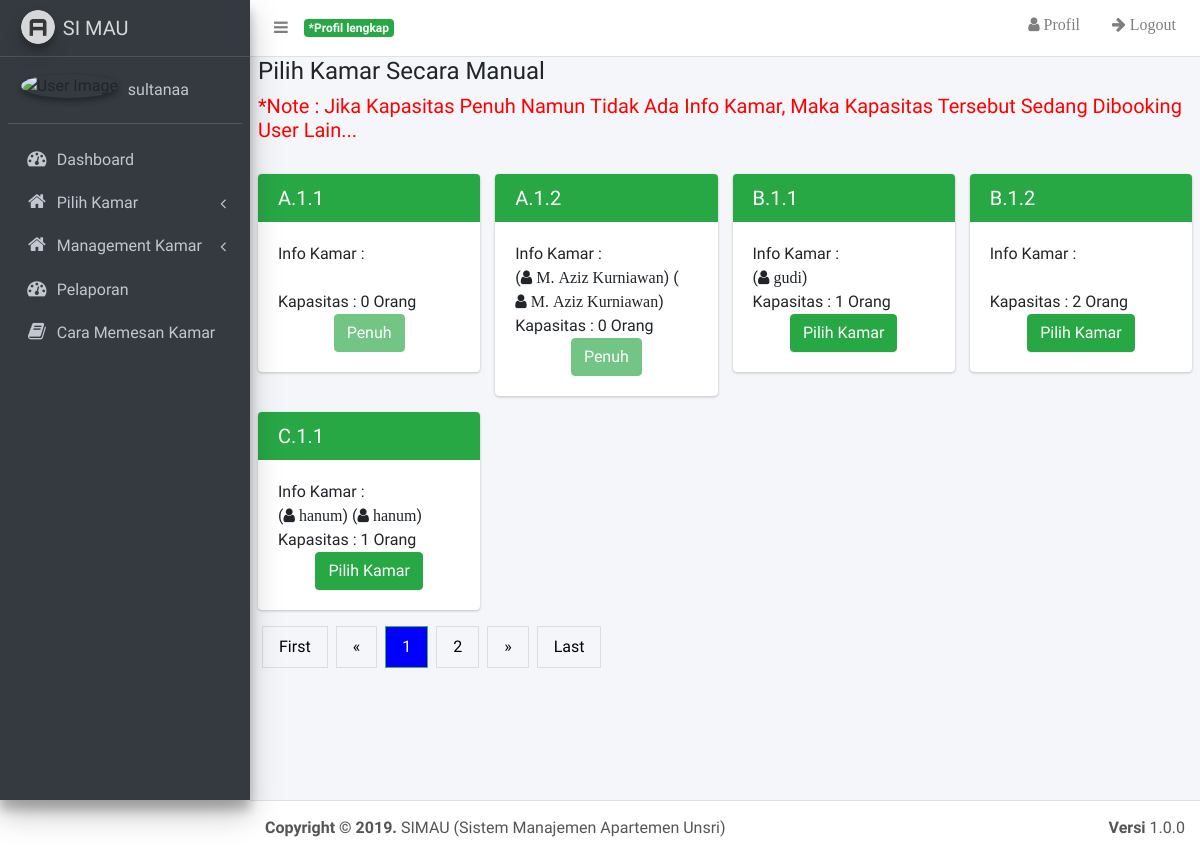
Screenshot of /mahasiswa/index.php?modul=kamar_manual (signed in) with the database file from the repository.
### tables this page shows
CREATE TABLE `kamar` (
  `id_kamar` int(11) NOT NULL,
  `blok` varchar(50) NOT NULL,
  `lantai` int(11) NOT NULL,
  `nomor` int(11) NOT NULL,
  `kapasitas` int(11) NOT NULL,
  `jenis_kelamin` varchar(100) NOT NULL
);

CREATE TABLE `kamar_sewa` (
  `id_sewa` int(11) NOT NULL,
  `id_kamar` int(11) NOT NULL,
  `id_user` int(11) NOT NULL,
  `tanggal_sewa` date NOT NULL
);

CREATE TABLE `user` (
  `id_user` int(11) NOT NULL,
  `nim` text NOT NULL,
  `nama` text NOT NULL,
  `jenis_kelamin` varchar(20) NOT NULL,
  `email` text NOT NULL,
  `fakultas` text NOT NULL,
  `jurusan` text NOT NULL,
  `password` text NOT NULL,
  `agama` text NOT NULL,
  `alamat` text NOT NULL,
  `gol_dar` text NOT NULL,
  `no_hp` varchar(13) NOT NULL,
  `ortu_wali` text NOT NULL,
  `no_hp_ortu` varchar(13) NOT NULL,
  `foto_profil` text NOT NULL,
  `role` text NOT NULL,
  `status` text NOT NULL,
  `tanggal_lahir` date NOT NULL
);

### mahasiswa/modul/kamar_manual.php (the view, shortened to what this page needs)
<h4>Pilih Kamar Secara Manual</h4>
<h5 style="color: red">*Note : Jika Kapasitas Penuh Namun Tidak Ada Info Kamar, Maka Kapasitas Tersebut Sedang Dibooking User Lain...</h5>
<br/>
<div class="row">
<?php
$gender=$_SESSION['jenis_kelamin'];
$page = (isset($_GET['page']))? $_GET['page'] : 1;
                    $limit = 8;
                    $limit_start = ($page - 1) * $limit;
$sql="SELECT * FROM kamar where jenis_kelamin='$gender' order by blok ASC LIMIT ".$limit_start.",".$limit;
$query=mysqli_query($connect,$sql);
while($data = mysqli_fetch_array($query)){
?>
<div class="col-lg-3">
            <div
            <?php if($data['jenis_kelamin']=="Laki-laki"){ ?>
            class="card card-success"
            <?php }else{ ?>
              class="card card-danger"
          <?php } ?>
            >
              <div class="card-header">
                <h3 class="card-title"><?php echo $data['blok']?>.<?php echo $data['lantai']?>.<?php echo $data['nomor']?></h3>
              </div>
              <div class="card-body">
Info Kamar : <br/>
                <?php
                $id=$data['id_kamar'];
                $sql1="SELECT * FROM kamar_sewa join kamar on kamar_sewa.id_kamar=kamar.id_kamar join user on kamar_sewa.id_user=user.id_user where kamar.id_kamar='$id'";
                $query1=mysqli_query($connect,$sql1);
while($data1 = mysqli_fetch_array($query1)){
?>
                 (<i class="fa fa-user"> <?php echo $data1['nama'] ?></i>)
<?php } ?>
                <br>Kapasitas : <?php echo $data['kapasitas']?> Orang
                <form method="post">
                  <center>
                  <?php
                  if($data['kapasitas'] == 0){
                  ?>
                  <input type="submit" disabled="disabled" value="Penuh"
                  <?php if($data['jenis_kelamin']=="Laki-laki"){ ?>
                  class="btn btn-success"
                  <?php } else {?>
                  class="btn btn-danger"
                  <?php } ?>
                  name="tempa">
                  <?php } else {?>
                   <input type="submit" value="Pilih Kamar"
                   <?php if($data['jenis_kelamin']=="Laki-laki"){ ?>
                  class="btn btn-success"
                  <?php } else {?>
                  class="btn btn-danger"
                  <?php } ?>
                  name="tempa">
                  <?php } ?>
                </form>
              </div>
            </div>
          </div>
<?php } ?>
</div>
<center>
        <div class="pagination">
                <?php
                if($page == 1){
                ?>
                    <a href="#">First</a>
                    <a href="#">&laquo;</a>
                <?php
                }else{
                    $link_prev = ($page > 1)? $page - 1 : 1;
                ?>
                    <a href="?modul=kamar_manual&page=1">First</a>
                    <a href="?modul=kamar_manual&page=<?php echo $link_prev; ?>">&laquo;</a>
                <?php
                }
                ?>
                <?php
                $sql2 = mysqli_query($connect, "SELECT COUNT(*) AS jumlah FROM kamar");
                $get_jumlah = mysqli_fetch_array($sql2);
                $jumlah_page = ceil($get_jumlah['jumlah'] / $limit);
                $jumlah_number = 2;
                $start_number = ($page > $jumlah_number)? $page - $jumlah_number : 1;
                $end_number = ($page < ($jumlah_page - $jumlah_number))? $page + $jumlah_number : $jumlah_page;
                for($i = $start_number; $i <= $end_number; $i++){
                    $link_active = ($page == $i)? 'class="active"' : '';
                ?>
                    <a <?php echo $link_active; ?> href="?modul=kamar_manual&page=<?php echo $i; ?>"><?php echo $i; ?></a>
                <?php
                }
                ?>
                <?php
                if($page == $jumlah_page){
                ?>
                    <a href="#">&raquo;</a>
                    <a href="#">Last</a>
                <?php
                }else{
                    $link_next = ($page < $jumlah_page)? $page + 1 : $jumlah_page;
                ?>
                    <a href="?modul=kamar_manual&page=<?php echo $link_next; ?>">&raquo;</a>
                    <a href="?modul=kamar_manual&page=<?php echo $jumlah_page; ?>">Last</a>
                <?php
                }
                ?>
          </div>
        </center>

### mahasiswa/index.php (style rules this page uses)
.pagination { display: inline-block; }
.pagination a { color: black; float: left; padding: 8px 16px; text-decoration: none; transition: background-color .3s; border: 1px solid #ddd; margin: 0 4px; }
.pagination a.active { background-color: blue; color: white; border: 1px solid #4CAF50; }

### rows the page displays
kamar: blok "A", lantai "1", nomor "1", kapasitas "0", tempa "Penuh"
kamar: blok "A", lantai "1", nomor "2", kapasitas "0", tempa "Penuh"
kamar_sewa: id_user.nama "M. Aziz Kurniawan"
kamar_sewa: id_user.nama "M. Aziz Kurniawan"
kamar: blok "B", lantai "1", nomor "1", kapasitas "1", tempa "Pilih Kamar"
kamar_sewa: id_user.nama "gudi"
kamar: blok "B", lantai "1", nomor "2", kapasitas "2", tempa "Pilih Kamar"
kamar: blok "C", lantai "1", nomor "1", kapasitas "1", tempa "Pilih Kamar"
kamar_sewa: id_user.nama "hanum"
kamar_sewa: id_user.nama "hanum"

### other values shown
$_SESSION['nama'] "sultanaa"
